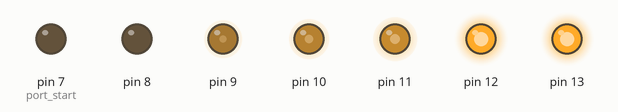
Simulated run of this sketch. Board: Arduino Uno, built with avr-gcc and run on an emulated ATmega328P. Parts: output pins drawn as LEDs (lit = HIGH).

Above: at 0.05 s.
At 1.6 s:
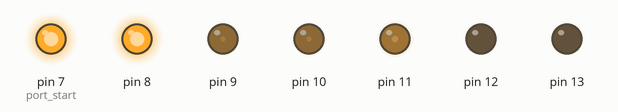
At 3.15 s:
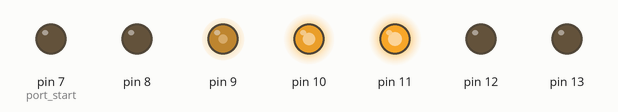
At 6.35 s:
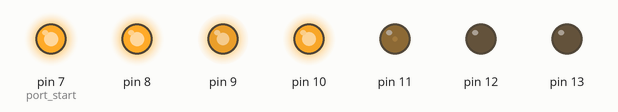
At 9.45 s:
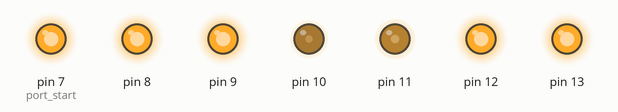
At 12.6 s:
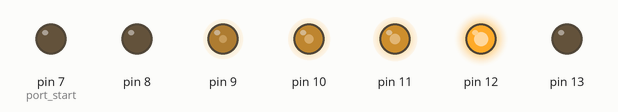
Timing chart, 0 to 16.4 s (numbered marks = the images above):
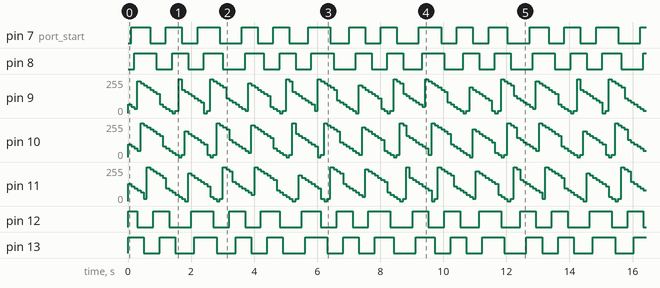

The sketch:

LEDbreathe.ino
```cpp
int brightness = 0;
int fadeAmount = 5;
int n=18;
int arr_light[] = {0,16,32,48,64,80,96,112,128,144,160,176,192,208,224,240,255};

void setup() {
  for(int i=7;i<=13;i++)
  {
    pinMode(i, OUTPUT);
  }
}

int port_start = 7;
void loop()
{
  for(int i=0;i<126000;i++)
  {
    analogWrite(port_start+(i)%7, arr_light[(i)%n]);
    analogWrite(port_start+(i+1)%7, arr_light[(i+2)%n]);
    analogWrite(port_start+(i+2)%7, arr_light[(i+4)%n]);
    analogWrite(port_start+(i+3)%7, arr_light[(i+6)%n]);
    analogWrite(port_start+(i+4)%7, arr_light[(i+8)%n]);
    analogWrite(port_start+(i+5)%7, arr_light[(i+10)%n]);
    analogWrite(port_start+(i+6)%7, arr_light[(i+12)%n]);
    delay(100);
  }
}
```

Measured:
- by itself, pin 7 (port_start), pin 8, pin 12, pin 13: moves between LOW and HIGH, repeating every 3.4 s
- by itself, pin 9–11: moves between 0/255 and 255/255, repeating every 12.6 s
